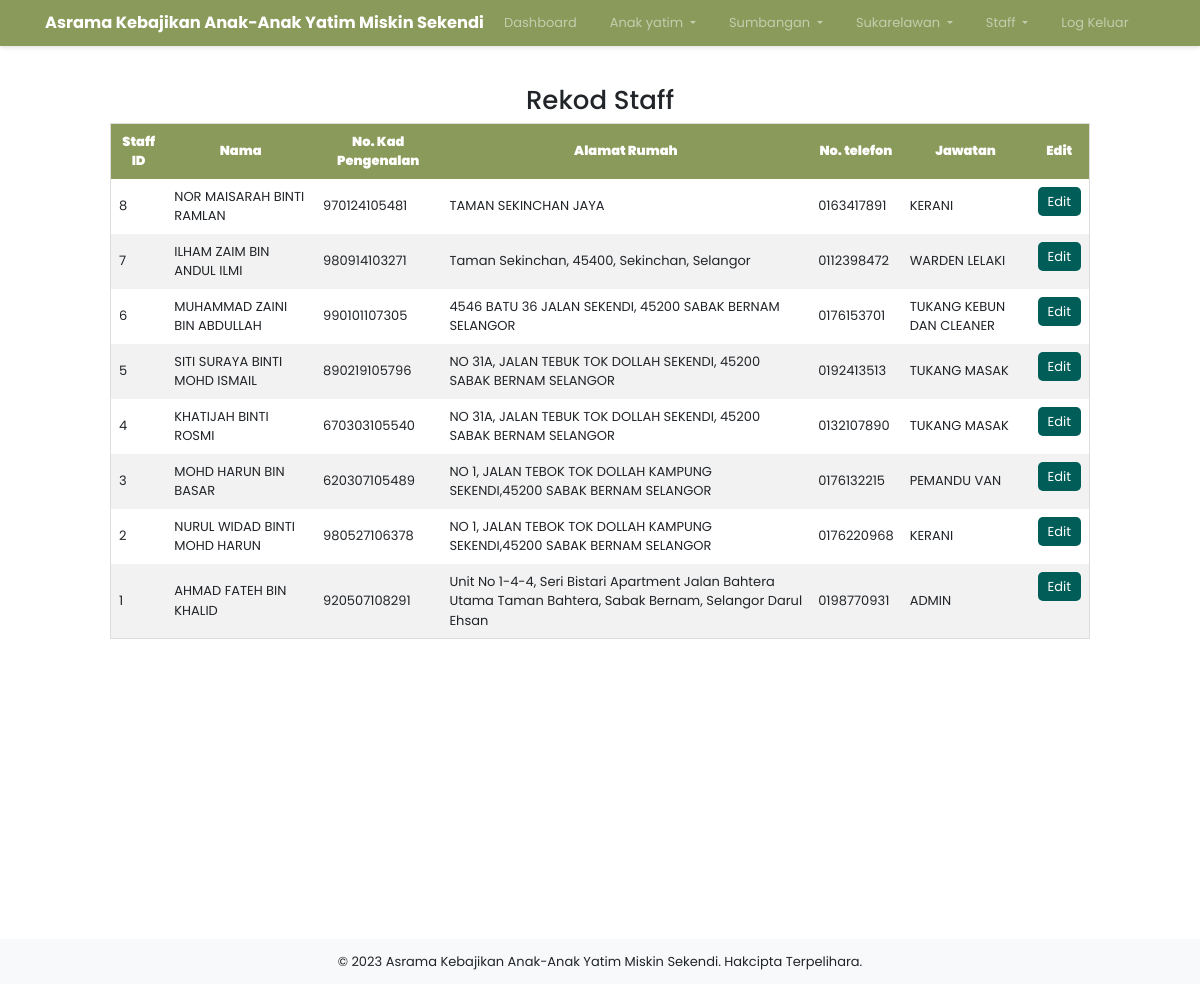
The page /admin/viewstaff.php (signed in) on the database its author committed.
### tables this page shows
CREATE TABLE `staff` (
  `STAFFID` int(8) NOT NULL,
  `NAME` varchar(40) NOT NULL,
  `IDNO` varchar(12) NOT NULL,
  `ADDRESS` varchar(200) NOT NULL,
  `PHONENO` varchar(12) NOT NULL,
  `POSITION` varchar(40) NOT NULL,
  `STATUS` varchar(11) NOT NULL,
  `USERNAME` varchar(20) DEFAULT NULL,
  `PASSWORD` varchar(20) DEFAULT NULL
);

### admin/viewstaff.php (the view, shortened to what this page needs)
<?php
require('connection.php');
?>
<!DOCTYPE html>
<html lang="en">
<head>
    <link rel="stylesheet" href="https://cdnjs.cloudflare.com/ajax/libs/font-awesome/5.15.3/css/all.min.css">
    <link rel="stylesheet" href="https://stackpath.bootstrapcdn.com/bootstrap/4.5.2/css/bootstrap.min.css">
    <link rel="stylesheet" href="https://cdnjs.cloudflare.com/ajax/libs/font-awesome/4.7.0/css/font-awesome.min.css">
</head>
<body>
<nav class="navbar navbar-expand-lg navbar-dark">
    <div class="container">
        <a class="navbar-brand" href="#">Asrama Kebajikan Anak-Anak Yatim Miskin Sekendi</a>
        <div class="collapse navbar-collapse" id="navbarNav">
            <ul class="navbar-nav ml-auto">
                <li class="nav-item">
                    <a class="nav-link" href="dashboard.php">Dashboard</a>
                </li>
                <li class="nav-item dropdown">
                    <a class="nav-link dropdown-toggle" href="#login" id="navbarDropdown" role="button">
                        Anak yatim
                    </a>
                </li>
                <li class="nav-item dropdown">
                    <a class="nav-link dropdown-toggle" href="#login" id="navbarDropdown" role="button">
                        Sumbangan
                    </a>
                </li>
                <li class="nav-item dropdown">
                    <a class="nav-link dropdown-toggle" href="#login" id="navbarDropdown" role="button">
                        Sukarelawan
                    </a>
                </li>
                <li class="nav-item dropdown">
                    <a class="nav-link dropdown-toggle" href="#login" id="navbarDropdown" role="button">
                        Staff
                    </a>
                </li>
                <li class="nav-item">
                    <a class="nav-link" href="logout.php">Log Keluar</a>
                </li>
            </ul>
        </div>
    </div>
</nav>
<div class="container" style="padding:85px 80px">
    <h2 class="text-center">Rekod Staff</h2>
    <table border="0">
      <thead>
        <tr>
          <th><strong>Staff ID</strong></th>
          <th><strong>Nama</strong></th>
          <th><strong>No. Kad Pengenalan</strong></th>
          <th><strong>Alamat Rumah</strong></th>
          <th><strong>No. telefon</strong></th>
          <th><strong>Jawatan</strong></th>
          <th><strong>Edit</strong></th>
        </tr>
      </thead>
      <tbody>
        <?php
        $sql = "SELECT staffid, name, idno, address, phoneno, position FROM staff ORDER BY staffid DESC";
        if ($result = mysqli_query($con, $sql)) {
            while ($row = mysqli_fetch_assoc($result)) {
        ?>
        <tr>
          <td align="center"><?php echo htmlspecialchars($row['staffid']); ?></td>
          <td align="center"><?php echo htmlspecialchars($row['name']); ?></td>
          <td align="center"><?php echo htmlspecialchars($row['idno']); ?></td>
          <td align="center"><?php echo htmlspecialchars($row['address']); ?></td>
          <td align="center"><?php echo htmlspecialchars($row['phoneno']); ?></td>
          <td align="center"><?php echo htmlspecialchars($row['position']); ?></td>
          <td class="action-btn">
              <a href="managestaff.php?id=<?php echo htmlspecialchars($row['staffid']); ?>" class="edit">Edit</a>
          </td>
        </tr>
        <?php
            }
        } else {
            echo "Error: " . mysqli_error($con);
        }
        ?>
      </tbody>
    </table>
  </div><br><br><br><br><br><br><br><br><br><br>
<footer class="bg-light text-center text-lg-start mt-4">
    <div class="text-center p-3">
        &copy; 2023 Asrama Kebajikan Anak-Anak Yatim Miskin Sekendi. Hakcipta Terpelihara.
    </div>
</footer>
</body>
</html>

### admin/viewstaff.php (style rules this page uses)
body, html { margin: 0; padding: 0; width: 100%; height: 100%; font-family: 'Poppins'; font-size: 13px; }
.navbar { background-color: #8A9A5B; position: fixed; top: 0; width: 100%; z-index: 1000; box-shadow: 0 2px 4px rgba(0,0,0,0.1); }
.navbar-brand { font-weight: bold; color: white; }
.navbar-nav .nav-link { color: white; margin-right: 20px; position: relative; }
.navbar-nav .nav-link::before { content: ''; position: absolute; top: 50%; left: 50%; width: 0; height: 0; background: rgba(255, 255, 255, 0.2); border-radius: 50%; transition: width 0.4s, height 0.4s, top 0.4s, left 0.4s; }
table { width: 100%; border-collapse: collapse; border: 1px solid #ddd; }
th, td { text-align: left; padding: 8px; }
tr:nth-child(even) { background-color: #f2f2f2; }
th { background-color: #8A9A5B; color: white; text-align: center; }
.action-btn { display: flex; justify-content: space-around; }
.action-btn a { padding: 5px 10px; color: white; text-decoration: none; border-radius: 5px; }
.action-btn a.edit { background-color: #005d58; }

### rows shown on the page
staff: STAFFID "8", NAME "NOR MAISARAH BINTI RAMLAN", IDNO "970124105481", ADDRESS "TAMAN SEKINCHAN JAYA", PHONENO "0163417891", POSITION "KERANI"
staff: STAFFID "7", NAME "ILHAM ZAIM BIN ANDUL ILMI", IDNO "980914103271", ADDRESS "Taman Sekinchan, 45400, Sekinchan, Selangor", PHONENO "0112398472", POSITION "WARDEN LELAKI"
staff: STAFFID "6", NAME "MUHAMMAD ZAINI BIN ABDULLAH", IDNO "990101107305", ADDRESS "4546 BATU 36 JALAN SEKENDI, 45200 SABAK BERNAM SELANGOR", PHONENO "0176153701", POSITION "TUKANG KEBUN DAN CLEANER"
staff: STAFFID "5", NAME "SITI SURAYA BINTI MOHD ISMAIL", IDNO "890219105796", ADDRESS "NO 31A, JALAN TEBUK TOK DOLLAH SEKENDI, 45200 SABAK BERNAM SELANGOR", PHONENO "0192413513", POSITION "TUKANG MASAK"
staff: STAFFID "4", NAME "KHATIJAH BINTI ROSMI", IDNO "670303105540", ADDRESS "NO 31A, JALAN TEBUK TOK DOLLAH SEKENDI, 45200 SABAK BERNAM SELANGOR", PHONENO "0132107890", POSITION "TUKANG MASAK"
staff: STAFFID "3", NAME "MOHD HARUN BIN BASAR", IDNO "620307105489", ADDRESS "NO 1, JALAN TEBOK TOK DOLLAH KAMPUNG SEKENDI,45200 SABAK BERNAM SELANGOR", PHONENO "0176132215", POSITION "PEMANDU VAN"
staff: STAFFID "2", NAME "NURUL WIDAD BINTI MOHD HARUN", IDNO "980527106378", ADDRESS "NO 1, JALAN TEBOK TOK DOLLAH KAMPUNG SEKENDI,45200 SABAK BERNAM SELANGOR", PHONENO "0176220968", POSITION "KERANI"
staff: STAFFID "1", NAME "AHMAD FATEH BIN KHALID", IDNO "920507108291", ADDRESS "Unit No 1-4-4, Seri Bistari Apartment Jalan Bahtera Utama Taman Bahtera, Sabak Bernam, Selangor Darul Ehsan", PHONENO "0198770931", POSITION "ADMIN"
